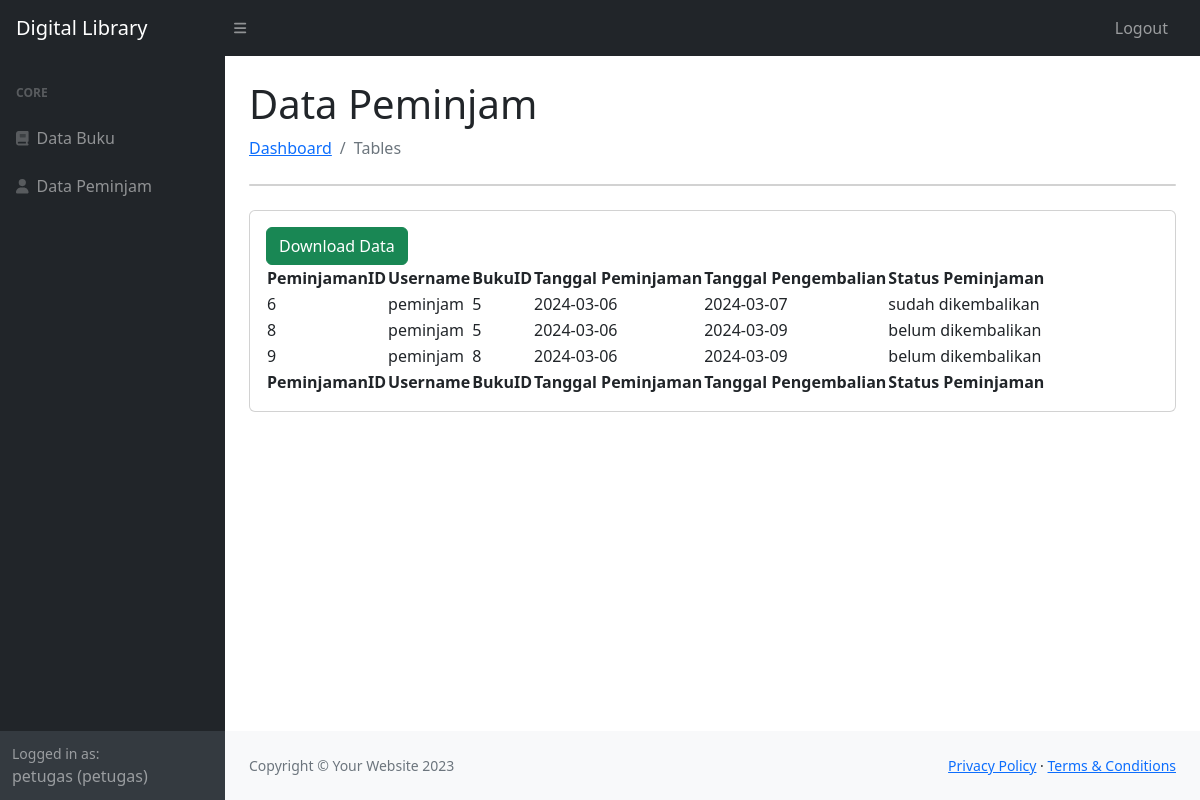
The page /petugas/datapeminjam.php (signed in) on the database its author committed.
### tables this page shows
CREATE TABLE `user` (
  `userID` int(11) NOT NULL,
  `username` varchar(225) NOT NULL,
  `password` varchar(225) NOT NULL,
  `email` varchar(225) NOT NULL,
  `namalengkap` varchar(225) NOT NULL,
  `alamat` text NOT NULL,
  `level` varchar(225) NOT NULL
);

CREATE TABLE `peminjam` (
  `peminjamID` int(11) NOT NULL,
  `userID` int(11) NOT NULL,
  `bukuID` int(11) NOT NULL,
  `tanggalpeminjam` date NOT NULL,
  `tanggalpengembalian` date NOT NULL,
  `statuspeminjaman` varchar(225) NOT NULL,
  `username` varchar(50) NOT NULL,
  `judul` varchar(225) NOT NULL
);

### petugas/datapeminjam.php (the view, shortened to what this page needs)
<!DOCTYPE html>
<html lang="en">
    <head>
        <link href="https://cdn.jsdelivr.net/npm/simple-datatables@7.1.2/dist/style.min.css" rel="stylesheet" />
        <link href="../css/styles.css" rel="stylesheet" />
    </head>
    <body class="sb-nav-fixed">
    <?php include 'nav.php'; ?>
            <div id="layoutSidenav_content">
                <main>
                    <div class="container-fluid px-4">
                        <h1 class="mt-4">Data Peminjam</h1>
                        <ol class="breadcrumb mb-4">
                            <li class="breadcrumb-item"><a href="index.html">Dashboard</a></li>
                            <li class="breadcrumb-item active">Tables</li>
                        </ol>
                        <div class="card mb-4">
                        </div>
                        <div class="card mb-4">
                            <div class="card-body">
                            <button class="btn btn-success"  onclick="exportToExcel('tblexportData')">Download Data</button>
<table id="datatablesSimple">
    <thead>
        <tr>
            <th>PeminjamanID</th>
            <th>Username</th>
            <th>BukuID</th>
            <th>Tanggal Peminjaman</th>
            <th>Tanggal Pengembalian</th>
            <th>Status Peminjaman</th>
        </tr>
    </thead>
    <tfoot>
        <tr>
            <th>PeminjamanID</th>
            <th>Username</th>
            <th>BukuID</th>
            <th>Tanggal Peminjaman</th>
            <th>Tanggal Pengembalian</th>
            <th>Status Peminjaman</th>
        </tr>
    </tfoot>
    <tbody>
    <?php
include '../koneksi.php';
$query = "SELECT * FROM peminjam";
$result = mysqli_query($conn, $query);
if ($result) {
while ($row = mysqli_fetch_assoc($result)) {
echo "<tr>";
echo "<td>" . $row['peminjamID'] . "</td>";
echo "<td>" . $row['username'] . "</td>";
echo "<td>" . $row['bukuID'] . "</td>";
echo "<td>" . $row['tanggalpeminjam'] . "</td>";
echo "<td>" . $row['tanggalpengembalian'] . "</td>";
echo "<td>" . $row['statuspeminjaman'] . "</td>";
echo "</tr>";
}
} else {
echo "Error: " . $query . "<br>" . mysqli_error($conn);
}
?>
    </tbody>
</table>
                            </div>
                        </div>
                    </div>
                </main>
                <footer class="py-4 bg-light mt-auto">
                    <div class="container-fluid px-4">
                        <div class="d-flex align-items-center justify-content-between small">
                            <div class="text-muted">Copyright &copy; Your Website 2023</div>
                            <div>
                                <a href="#">Privacy Policy</a>
                                &middot;
                                <a href="#">Terms &amp; Conditions</a>
                            </div>
                        </div>
                    </div>
                </footer>
            </div>
        </div>
    </body>
</html>

### petugas/nav.php (shortened to what this page needs)
<nav class="sb-topnav navbar navbar-expand navbar-dark bg-dark">
            <a class="navbar-brand ps-3" href="index.html">Digital Library</a>
            <button class="btn btn-link btn-sm order-1 order-lg-0 me-4 me-lg-0" id="sidebarToggle" href="#!"><i class="fas fa-bars"></i></button>
            <ul class="navbar-nav ms-auto ms-md-0 me-3 me-lg-4">
                <li class="nav-item dropdown">
                    <a class="nav-link"href="../logout.php" >Logout</a>
                </li>
            </ul>
        </nav>
        <div id="layoutSidenav">
            <div id="layoutSidenav_nav">
                <nav class="sb-sidenav accordion sb-sidenav-dark" id="sidenavAccordion">
                    <div class="sb-sidenav-menu">
                        <div class="nav">
                            <div class="sb-sidenav-menu-heading">Core</div>
                            <a class="nav-link" href="databuku.php">
                                <div class="sb-nav-link-icon"><i class="fa-solid fa-book"></i></div>
                                Data Buku
                            </a>
                            <a class="nav-link" href="datapeminjam.php">
                                <div class="sb-nav-link-icon"><i class="fa-solid fa-user"></i></div>
                                Data Peminjam
                            </a>
                        </div>
                    </div>
                    <div class="sb-sidenav-footer">
                    <?php
                    include '../koneksi.php';
        $tampilPeg    =mysqli_query($conn, "SELECT * FROM user WHERE username='$_SESSION[username]'");
        $peg    =mysqli_fetch_array($tampilPeg);
    ?>
                        <div class="small">Logged in as:</div>
                        <?php echo $_SESSION['username']; ?> (<?=$peg['level']?>)
                    </div>
                </nav>
            </div>

### rows shown on the page
user: level "petugas"
peminjam: peminjamID "6", username "peminjam", bukuID "5", tanggalpeminjam "2024-03-06", tanggalpengembalian "2024-03-07", statuspeminjaman "sudah dikembalikan"
peminjam: peminjamID "8", username "peminjam", bukuID "5", tanggalpeminjam "2024-03-06", tanggalpengembalian "2024-03-09", statuspeminjaman "belum dikembalikan"
peminjam: peminjamID "9", username "peminjam", bukuID "8", tanggalpeminjam "2024-03-06", tanggalpengembalian "2024-03-09", statuspeminjaman "belum dikembalikan"

### other values the page prints
$_SESSION['username'] "petugas"
